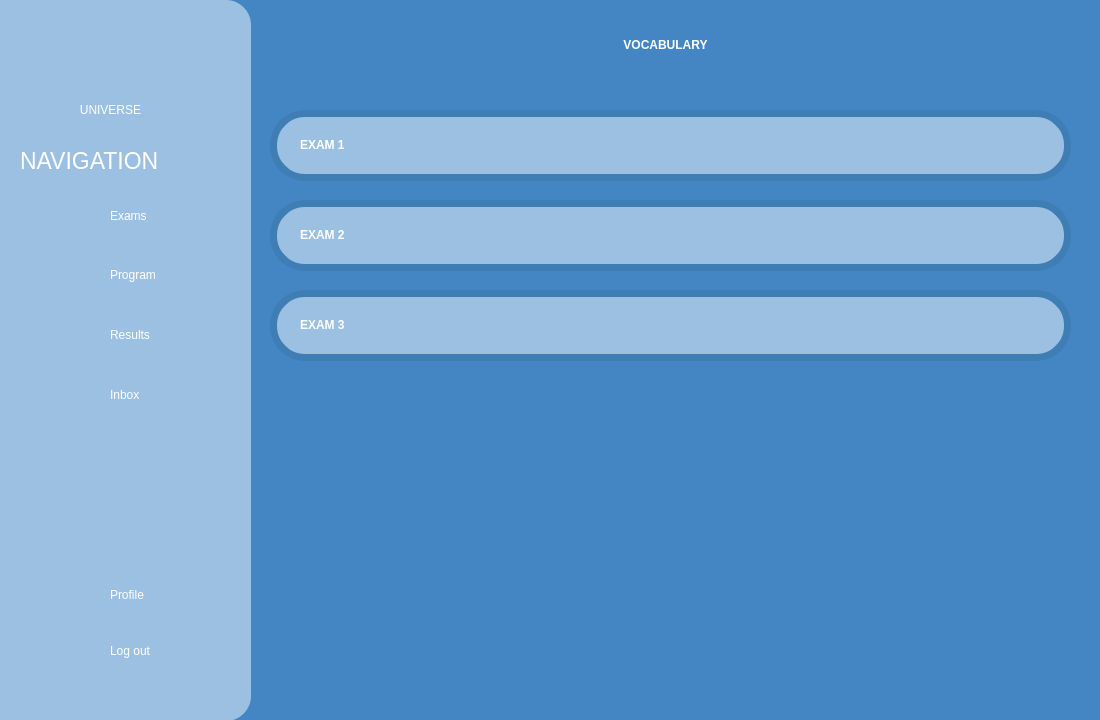
<?xml version="1.0" encoding="UTF-8"?>
<ui version="4.0">
 <class>vocabulary</class>
 <widget class="QWidget" name="vocabulary">
  <property name="geometry">
   <rect>
    <x>0</x>
    <y>0</y>
    <width>1100</width>
    <height>720</height>
   </rect>
  </property>
  <property name="windowTitle">
   <string>Form</string>
  </property>
  <widget class="QFrame" name="frame_2">
   <property name="geometry">
    <rect>
     <x>0</x>
     <y>0</y>
     <width>251</width>
     <height>721</height>
    </rect>
   </property>
   <property name="styleSheet">
    <string notr="true">background-color:rgb(155, 192, 226);
border:0px;
border-top-right-radius: 25px;
border-bottom-right-radius: 25px;</string>
   </property>
   <property name="frameShape">
    <enum>QFrame::Shape::StyledPanel</enum>
   </property>
   <property name="frameShadow">
    <enum>QFrame::Shadow::Raised</enum>
   </property>
   <widget class="QLabel" name="exams_Icon">
    <property name="geometry">
     <rect>
      <x>50</x>
      <y>190</y>
      <width>51</width>
      <height>51</height>
     </rect>
    </property>
    <property name="text">
     <string/>
    </property>
    <property name="pixmap">
     <pixmap>../assets/images/exams_icon.png</pixmap>
    </property>
    <property name="scaledContents">
     <bool>true</bool>
    </property>
   </widget>
   <widget class="QLabel" name="program_Icon">
    <property name="geometry">
     <rect>
      <x>50</x>
      <y>250</y>
      <width>51</width>
      <height>51</height>
     </rect>
    </property>
    <property name="text">
     <string/>
    </property>
    <property name="pixmap">
     <pixmap>../assets/images/program_icon.png</pixmap>
    </property>
    <property name="scaledContents">
     <bool>true</bool>
    </property>
   </widget>
   <widget class="QLabel" name="results_Icon">
    <property name="geometry">
     <rect>
      <x>50</x>
      <y>310</y>
      <width>51</width>
      <height>51</height>
     </rect>
    </property>
    <property name="text">
     <string/>
    </property>
    <property name="pixmap">
     <pixmap>../assets/images/results_icon.png</pixmap>
    </property>
    <property name="scaledContents">
     <bool>true</bool>
    </property>
   </widget>
   <widget class="QLabel" name="inbox_Icon">
    <property name="geometry">
     <rect>
      <x>50</x>
      <y>370</y>
      <width>51</width>
      <height>51</height>
     </rect>
    </property>
    <property name="text">
     <string/>
    </property>
    <property name="pixmap">
     <pixmap>../assets/images/inbox_icon.png</pixmap>
    </property>
    <property name="scaledContents">
     <bool>true</bool>
    </property>
   </widget>
   <widget class="QLabel" name="profile_Icon">
    <property name="geometry">
     <rect>
      <x>50</x>
      <y>570</y>
      <width>51</width>
      <height>51</height>
     </rect>
    </property>
    <property name="text">
     <string/>
    </property>
    <property name="pixmap">
     <pixmap>../assets/images/profile.icon.png</pixmap>
    </property>
    <property name="scaledContents">
     <bool>true</bool>
    </property>
   </widget>
   <widget class="QLabel" name="logout_Icon">
    <property name="geometry">
     <rect>
      <x>50</x>
      <y>630</y>
      <width>51</width>
      <height>51</height>
     </rect>
    </property>
    <property name="text">
     <string/>
    </property>
    <property name="pixmap">
     <pixmap resource="../resources.qrc">:/assets/images/log_out_icon.png</pixmap>
    </property>
    <property name="scaledContents">
     <bool>true</bool>
    </property>
   </widget>
   <widget class="QPushButton" name="logoutButton">
    <property name="geometry">
     <rect>
      <x>110</x>
      <y>620</y>
      <width>101</width>
      <height>61</height>
     </rect>
    </property>
    <property name="styleSheet">
     <string notr="true">font: 15pt &quot;Allerta&quot;;
color:white;
text-align:left;</string>
    </property>
    <property name="text">
     <string>Log out</string>
    </property>
   </widget>
   <widget class="QPushButton" name="examsButton">
    <property name="geometry">
     <rect>
      <x>110</x>
      <y>195</y>
      <width>71</width>
      <height>41</height>
     </rect>
    </property>
    <property name="styleSheet">
     <string notr="true">font: 15pt &quot;Allerta&quot;;
color:white;
text-align:left;</string>
    </property>
    <property name="text">
     <string>Exams</string>
    </property>
   </widget>
   <widget class="QPushButton" name="programButton">
    <property name="geometry">
     <rect>
      <x>110</x>
      <y>260</y>
      <width>111</width>
      <height>29</height>
     </rect>
    </property>
    <property name="whatsThis">
     <string>&lt;html&gt;&lt;head/&gt;&lt;body&gt;&lt;p&gt;sadas&lt;/p&gt;&lt;/body&gt;&lt;/html&gt;</string>
    </property>
    <property name="styleSheet">
     <string notr="true">font: 15pt &quot;Allerta&quot;;
color:white;
text-align:left;</string>
    </property>
    <property name="text">
     <string>Program</string>
    </property>
   </widget>
   <widget class="QPushButton" name="resultsButton">
    <property name="geometry">
     <rect>
      <x>110</x>
      <y>320</y>
      <width>91</width>
      <height>29</height>
     </rect>
    </property>
    <property name="styleSheet">
     <string notr="true">font: 15pt &quot;Allerta&quot;;
color:white;
text-align:left;</string>
    </property>
    <property name="text">
     <string>Results</string>
    </property>
   </widget>
   <widget class="QPushButton" name="inboxButton">
    <property name="geometry">
     <rect>
      <x>110</x>
      <y>380</y>
      <width>71</width>
      <height>29</height>
     </rect>
    </property>
    <property name="styleSheet">
     <string notr="true">font: 15pt &quot;Allerta&quot;;
color:white;
text-align:left;</string>
    </property>
    <property name="text">
     <string>Inbox</string>
    </property>
   </widget>
   <widget class="QPushButton" name="profileButton">
    <property name="geometry">
     <rect>
      <x>110</x>
      <y>580</y>
      <width>86</width>
      <height>29</height>
     </rect>
    </property>
    <property name="styleSheet">
     <string notr="true">font: 15pt &quot;Allerta&quot;;
color:white;
text-align:left;</string>
    </property>
    <property name="text">
     <string>Profile</string>
    </property>
   </widget>
   <widget class="QLabel" name="navigationLabel">
    <property name="geometry">
     <rect>
      <x>20</x>
      <y>130</y>
      <width>231</width>
      <height>61</height>
     </rect>
    </property>
    <property name="styleSheet">
     <string notr="true">font: 17pt;
color:white;</string>
    </property>
    <property name="text">
     <string>NAVIGATION</string>
    </property>
   </widget>
   <widget class="QLabel" name="logoIcon">
    <property name="geometry">
     <rect>
      <x>45</x>
      <y>-10</y>
      <width>141</width>
      <height>141</height>
     </rect>
    </property>
    <property name="text">
     <string/>
    </property>
    <property name="pixmap">
     <pixmap resource="../resources.qrc">:/assets/images/Logo1.png</pixmap>
    </property>
    <property name="scaledContents">
     <bool>true</bool>
    </property>
   </widget>
   <widget class="QLabel" name="label">
    <property name="geometry">
     <rect>
      <x>60</x>
      <y>100</y>
      <width>101</width>
      <height>20</height>
     </rect>
    </property>
    <property name="styleSheet">
     <string notr="true">color:white;
font: 600 12pt &quot;Crimson Text Semibold&quot;;</string>
    </property>
    <property name="text">
     <string>&lt;html&gt;&lt;head/&gt;&lt;body&gt;&lt;p align=&quot;center&quot;&gt;UNIVERSE&lt;/p&gt;&lt;/body&gt;&lt;/html&gt;</string>
    </property>
   </widget>
  </widget>
  <widget class="QLabel" name="titleLabel">
   <property name="geometry">
    <rect>
     <x>330</x>
     <y>0</y>
     <width>671</width>
     <height>91</height>
    </rect>
   </property>
   <property name="styleSheet">
    <string notr="true">color:white;
font-weight:bold;
font: 55pt &quot;Aura&quot;;</string>
   </property>
   <property name="text">
    <string>&lt;html&gt;&lt;head/&gt;&lt;body&gt;&lt;p align=&quot;center&quot;&gt;VOCABULARY&lt;/p&gt;&lt;/body&gt;&lt;/html&gt;</string>
   </property>
  </widget>
  <widget class="QLabel" name="exam3">
   <property name="geometry">
    <rect>
     <x>270</x>
     <y>290</y>
     <width>801</width>
     <height>71</height>
    </rect>
   </property>
   <property name="styleSheet">
    <string notr="true">background-color:rgb(155, 192, 226);
border:7px solid #3F7DB5;
border-radius:35px;</string>
   </property>
   <property name="text">
    <string/>
   </property>
  </widget>
  <widget class="QLabel" name="exam1">
   <property name="geometry">
    <rect>
     <x>270</x>
     <y>110</y>
     <width>801</width>
     <height>71</height>
    </rect>
   </property>
   <property name="styleSheet">
    <string notr="true">background-color:rgb(155, 192, 226);
border:7px solid #3F7DB5;
border-radius:35px;</string>
   </property>
   <property name="text">
    <string/>
   </property>
  </widget>
  <widget class="QLabel" name="backgroundblue_bg">
   <property name="geometry">
    <rect>
     <x>0</x>
     <y>0</y>
     <width>1100</width>
     <height>720</height>
    </rect>
   </property>
   <property name="styleSheet">
    <string notr="true">background-color: #4486c3;</string>
   </property>
   <property name="frameShape">
    <enum>QFrame::Shape::NoFrame</enum>
   </property>
   <property name="frameShadow">
    <enum>QFrame::Shadow::Raised</enum>
   </property>
   <property name="text">
    <string/>
   </property>
   <property name="scaledContents">
    <bool>true</bool>
   </property>
   <property name="wordWrap">
    <bool>false</bool>
   </property>
  </widget>
  <widget class="QLabel" name="exam2">
   <property name="geometry">
    <rect>
     <x>270</x>
     <y>200</y>
     <width>801</width>
     <height>71</height>
    </rect>
   </property>
   <property name="styleSheet">
    <string notr="true">background-color:rgb(155, 192, 226);
border:7px solid #3F7DB5;
border-radius:35px;</string>
   </property>
   <property name="text">
    <string/>
   </property>
  </widget>
  <widget class="QLabel" name="Exam1Label">
   <property name="geometry">
    <rect>
     <x>300</x>
     <y>100</y>
     <width>201</width>
     <height>91</height>
    </rect>
   </property>
   <property name="whatsThis">
    <string>&lt;html&gt;&lt;head/&gt;&lt;body&gt;&lt;p&gt;EXAM 1&lt;/p&gt;&lt;/body&gt;&lt;/html&gt;</string>
   </property>
   <property name="styleSheet">
    <string notr="true">color:white;
font-weight:bold;
font: 45pt &quot;Aura&quot;;</string>
   </property>
   <property name="text">
    <string>&lt;html&gt;&lt;head/&gt;&lt;body&gt;&lt;p&gt;EXAM 1&lt;/p&gt;&lt;/body&gt;&lt;/html&gt;</string>
   </property>
  </widget>
  <widget class="QLabel" name="Exam1Label_2">
   <property name="geometry">
    <rect>
     <x>300</x>
     <y>190</y>
     <width>201</width>
     <height>91</height>
    </rect>
   </property>
   <property name="whatsThis">
    <string>&lt;html&gt;&lt;head/&gt;&lt;body&gt;&lt;p&gt;EXAM 1&lt;/p&gt;&lt;/body&gt;&lt;/html&gt;</string>
   </property>
   <property name="styleSheet">
    <string notr="true">color:white;
font-weight:bold;
font: 45pt &quot;Aura&quot;;</string>
   </property>
   <property name="text">
    <string>&lt;html&gt;&lt;head/&gt;&lt;body&gt;&lt;p&gt;EXAM 2&lt;/p&gt;&lt;/body&gt;&lt;/html&gt;</string>
   </property>
  </widget>
  <widget class="QLabel" name="Exam1Label_3">
   <property name="geometry">
    <rect>
     <x>300</x>
     <y>280</y>
     <width>201</width>
     <height>91</height>
    </rect>
   </property>
   <property name="whatsThis">
    <string>&lt;html&gt;&lt;head/&gt;&lt;body&gt;&lt;p&gt;EXAM 1&lt;/p&gt;&lt;/body&gt;&lt;/html&gt;</string>
   </property>
   <property name="styleSheet">
    <string notr="true">color:white;
font-weight:bold;
font: 45pt &quot;Aura&quot;;</string>
   </property>
   <property name="text">
    <string>&lt;html&gt;&lt;head/&gt;&lt;body&gt;&lt;p&gt;EXAM 3&lt;/p&gt;&lt;/body&gt;&lt;/html&gt;</string>
   </property>
  </widget>
  <widget class="QPushButton" name="vocabularyButton1">
   <property name="geometry">
    <rect>
     <x>280</x>
     <y>120</y>
     <width>781</width>
     <height>51</height>
    </rect>
   </property>
   <property name="styleSheet">
    <string notr="true">background-color:rgba(0, 0, 0, 0);
border-radius:35px;</string>
   </property>
   <property name="text">
    <string/>
   </property>
  </widget>
  <widget class="QPushButton" name="vocabularyButton2">
   <property name="geometry">
    <rect>
     <x>280</x>
     <y>210</y>
     <width>781</width>
     <height>51</height>
    </rect>
   </property>
   <property name="styleSheet">
    <string notr="true">background-color:rgba(0, 0, 0, 0);
border-radius:35px;</string>
   </property>
   <property name="text">
    <string/>
   </property>
  </widget>
  <widget class="QPushButton" name="vocabularyButton3">
   <property name="geometry">
    <rect>
     <x>280</x>
     <y>300</y>
     <width>781</width>
     <height>51</height>
    </rect>
   </property>
   <property name="styleSheet">
    <string notr="true">background-color:rgba(0, 0, 0, 0);
border-radius:35px;</string>
   </property>
   <property name="text">
    <string/>
   </property>
  </widget>
  <zorder>backgroundblue_bg</zorder>
  <zorder>exam1</zorder>
  <zorder>exam2</zorder>
  <zorder>exam3</zorder>
  <zorder>titleLabel</zorder>
  <zorder>frame_2</zorder>
  <zorder>Exam1Label</zorder>
  <zorder>Exam1Label_2</zorder>
  <zorder>Exam1Label_3</zorder>
  <zorder>vocabularyButton1</zorder>
  <zorder>vocabularyButton2</zorder>
  <zorder>vocabularyButton3</zorder>
 </widget>
 <resources>
  <include location="../resources.qrc"/>
 </resources>
 <connections/>
</ui>
